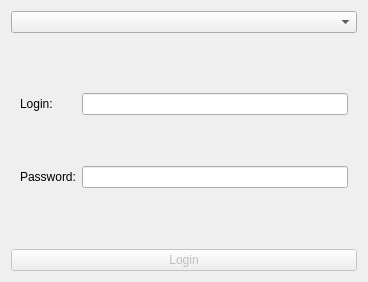
<ui version="4.0" >
 <class>LoginWidget</class>
 <widget class="QWidget" name="LoginWidget" >
  <property name="geometry" >
   <rect>
    <x>0</x>
    <y>0</y>
    <width>368</width>
    <height>282</height>
   </rect>
  </property>
  <property name="windowTitle" >
   <string>Login window</string>
  </property>
  <layout class="QGridLayout" >
   <item row="0" column="0" >
    <widget class="QComboBox" name="protocolComboBox" />
   </item>
   <item row="1" column="0" >
    <widget class="QStackedWidget" name="stackedWidget" >
     <property name="currentIndex" >
      <number>0</number>
     </property>
     <widget class="QWidget" name="page" >
      <layout class="QGridLayout" >
       <item row="0" column="0" >
        <widget class="QLabel" name="label" >
         <property name="text" >
          <string>Login:</string>
         </property>
        </widget>
       </item>
       <item row="0" column="1" >
        <widget class="QLineEdit" name="accountLoginLineEdit" />
       </item>
       <item row="1" column="0" >
        <widget class="QLabel" name="label_2" >
         <property name="text" >
          <string>Password:</string>
         </property>
        </widget>
       </item>
       <item row="1" column="1" >
        <widget class="QLineEdit" name="accountPasswordLineEdit" >
         <property name="echoMode" >
          <enum>QLineEdit::Password</enum>
         </property>
        </widget>
       </item>
      </layout>
     </widget>
     <widget class="QWidget" name="page_2" >
      <layout class="QGridLayout" >
       <item row="0" column="0" >
        <widget class="QLabel" name="label_3" >
         <property name="text" >
          <string>Login / username:</string>
         </property>
        </widget>
       </item>
       <item row="0" column="1" colspan="3" >
        <widget class="QLineEdit" name="usernameLineEdit" />
       </item>
       <item row="1" column="0" >
        <widget class="QLabel" name="label_4" >
         <property name="text" >
          <string>Password:</string>
         </property>
        </widget>
       </item>
       <item row="1" column="1" colspan="3" >
        <widget class="QLineEdit" name="passwordLineEdit" >
         <property name="echoMode" >
          <enum>QLineEdit::Password</enum>
         </property>
        </widget>
       </item>
       <item row="2" column="0" >
        <widget class="QLabel" name="label_5" >
         <property name="text" >
          <string>Realm:</string>
         </property>
        </widget>
       </item>
       <item row="2" column="1" colspan="3" >
        <widget class="QLineEdit" name="realmLineEdit" />
       </item>
       <item row="3" column="0" >
        <widget class="QLabel" name="label_6" >
         <property name="text" >
          <string>Displayname:</string>
         </property>
        </widget>
       </item>
       <item row="3" column="1" colspan="3" >
        <widget class="QLineEdit" name="displaynameLineEdit" />
       </item>
       <item row="4" column="0" >
        <widget class="QLabel" name="label_7" >
         <property name="text" >
          <string>Server:</string>
         </property>
        </widget>
       </item>
       <item row="4" column="1" colspan="3" >
        <widget class="QLineEdit" name="registerServerLineEdit" />
       </item>
       <item row="5" column="0" >
        <widget class="QLabel" name="label_8" >
         <property name="text" >
          <string>Proxy:</string>
         </property>
        </widget>
       </item>
       <item row="5" column="1" >
        <widget class="QLineEdit" name="sipProxyLineEdit" />
       </item>
       <item row="5" column="2" >
        <widget class="QLabel" name="label_9" >
         <property name="text" >
          <string>:</string>
         </property>
        </widget>
       </item>
       <item row="5" column="3" >
        <widget class="QLineEdit" name="sipProxyPortLineEdit" >
         <property name="text" >
          <string>5060</string>
         </property>
        </widget>
       </item>
      </layout>
     </widget>
    </widget>
   </item>
   <item row="2" column="0" >
    <widget class="QPushButton" name="loginButton" >
     <property name="enabled" >
      <bool>false</bool>
     </property>
     <property name="text" >
      <string>Login</string>
     </property>
     <property name="autoDefault" >
      <bool>true</bool>
     </property>
     <property name="default" >
      <bool>true</bool>
     </property>
    </widget>
   </item>
  </layout>
 </widget>
 <resources/>
 <connections/>
</ui>
